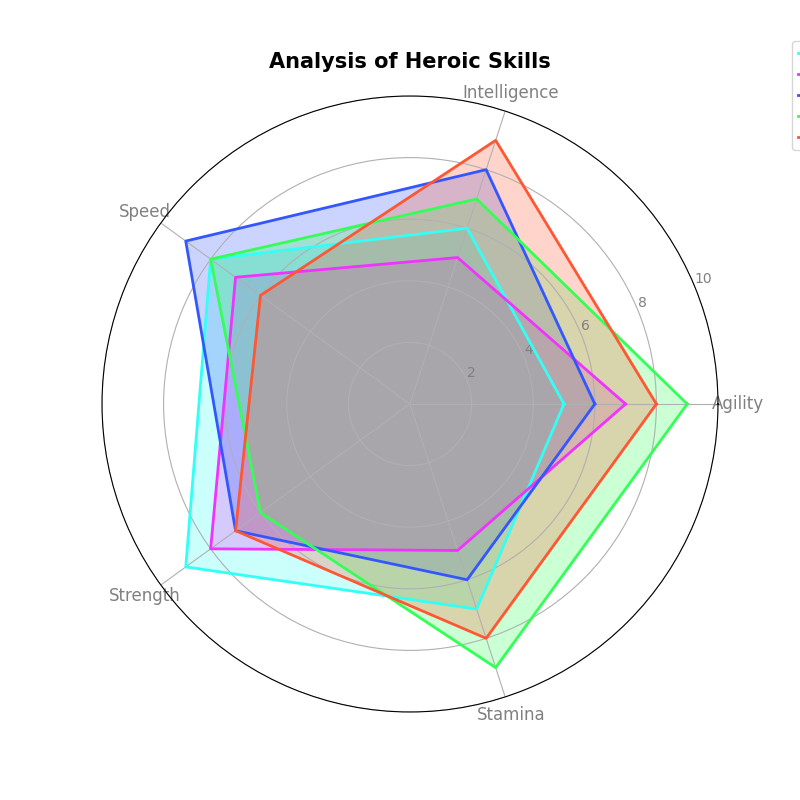

This figure's Python source:
import numpy as np
import matplotlib.pyplot as plt
from math import pi

# Define skill categories
categories = ['Agility', 'Intelligence', 'Speed', 'Strength', 'Stamina']
N = len(categories)

# Superhero skill data for each universe
data = {
    'Sci-Fi': [5, 6, 8, 9, 7],
    'Fantasy': [7, 5, 7, 8, 5],
    'Anime': [6, 8, 9, 7, 6],
    'DC': [9, 7, 8, 6, 9],
    'Marvel': [8, 9, 6, 7, 8]
}

# Calculate angle for each axis
angles = np.linspace(0, 2 * pi, N, endpoint=False).tolist()
angles += angles[:1]

# Initialize single subplot for radar chart
fig, ax = plt.subplots(figsize=(8, 8), subplot_kw={'polar': True})

# Radar Chart
def plot_radar(ax, data, categories, angles, colors):
    for i, (universe, values) in enumerate(data.items()):
        values += values[:1]
        ax.plot(angles, values, color=colors[i], linewidth=2, linestyle='solid', label=universe)
        ax.fill(angles, values, color=colors[i], alpha=0.25)
    ax.set_xticks(angles[:-1])
    ax.set_xticklabels(categories, color='grey', size=12)
    ax.set_yticks([2, 4, 6, 8, 10])
    ax.set_yticklabels(["2", "4", "6", "8", "10"], color="grey", size=10)
    ax.set_title('Analysis of Heroic Skills', size=15, fontweight='bold', pad=20)
    ax.set_ylim(0, 10)
    ax.legend(loc='upper right', bbox_to_anchor=(1.3, 1.1), fontsize=10)

# Define colors for radar chart universes
colors = ['#33FFF5', '#F033FF', '#3357FF', '#33FF57', '#FF5733']

# Plot radar chart
plot_radar(ax, data, categories, angles, colors)

# Show plot
plt.show()
